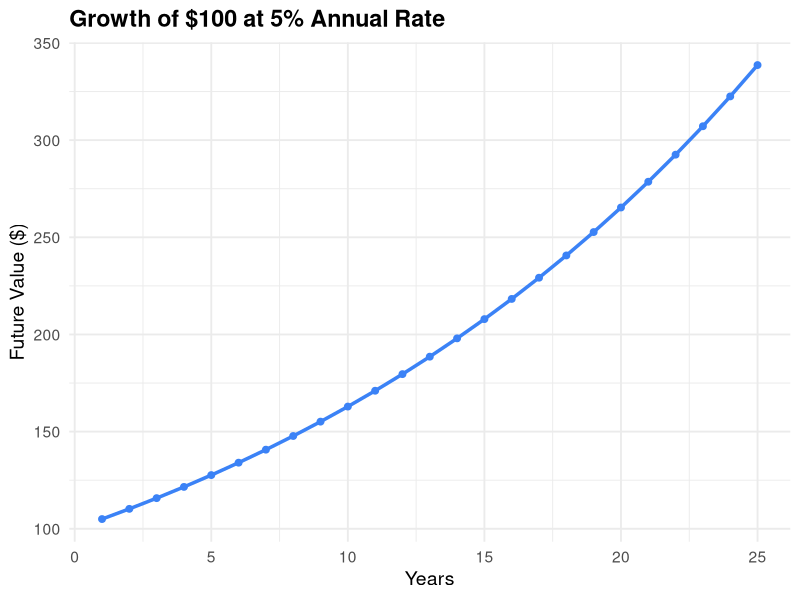
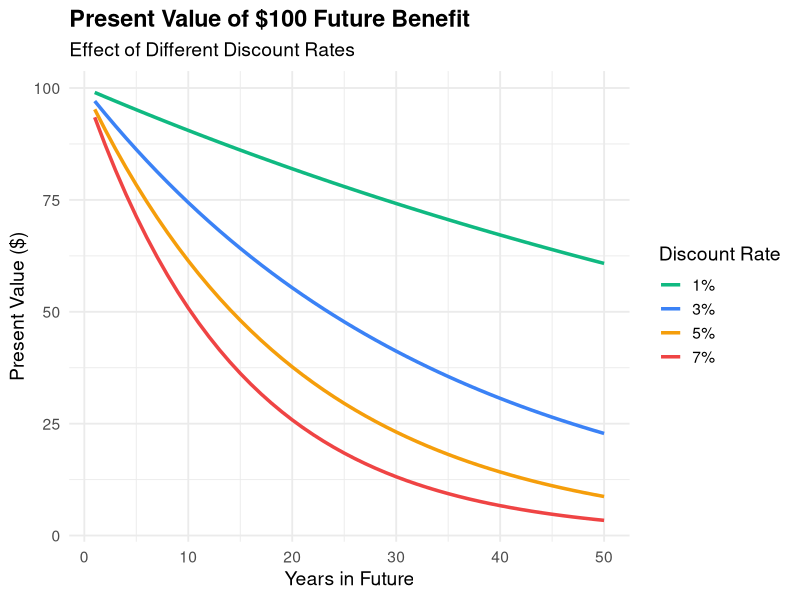
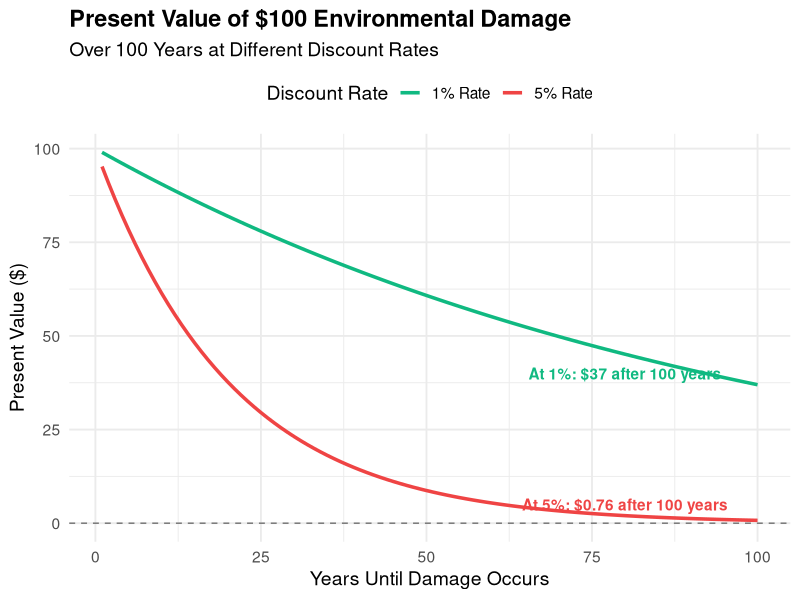
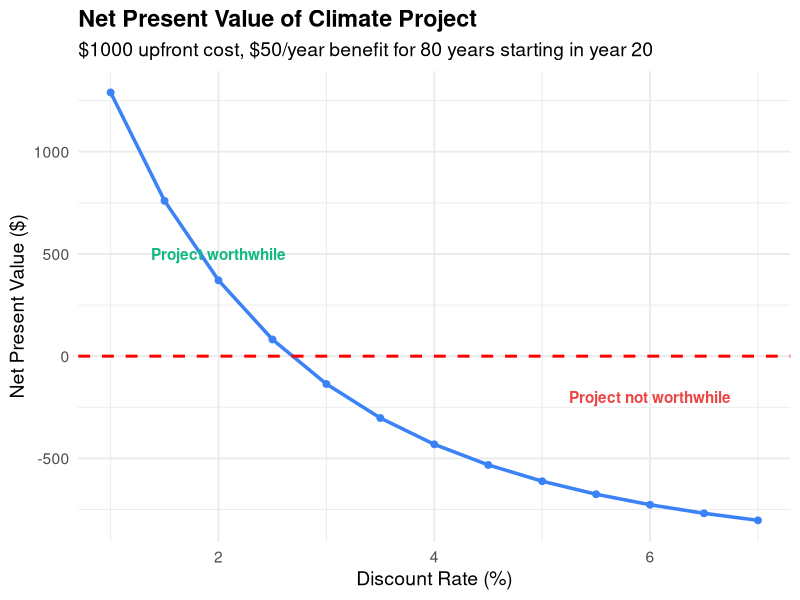
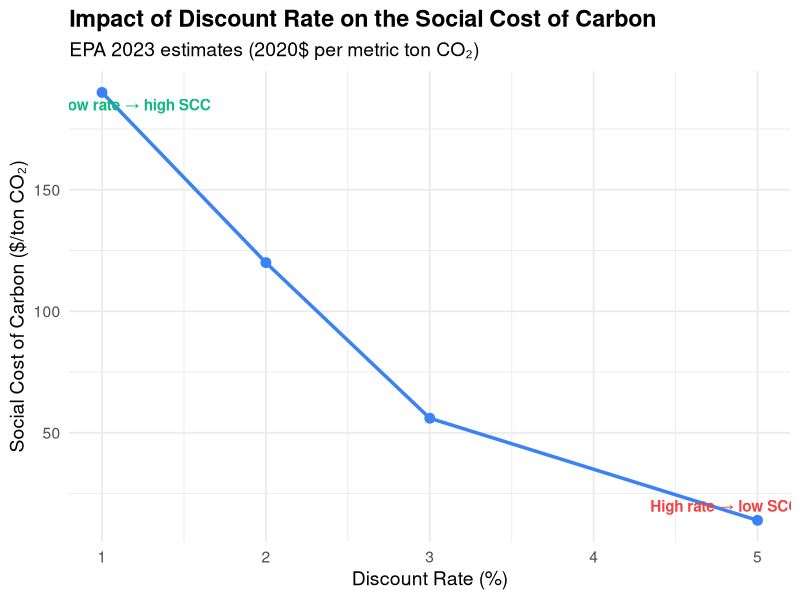
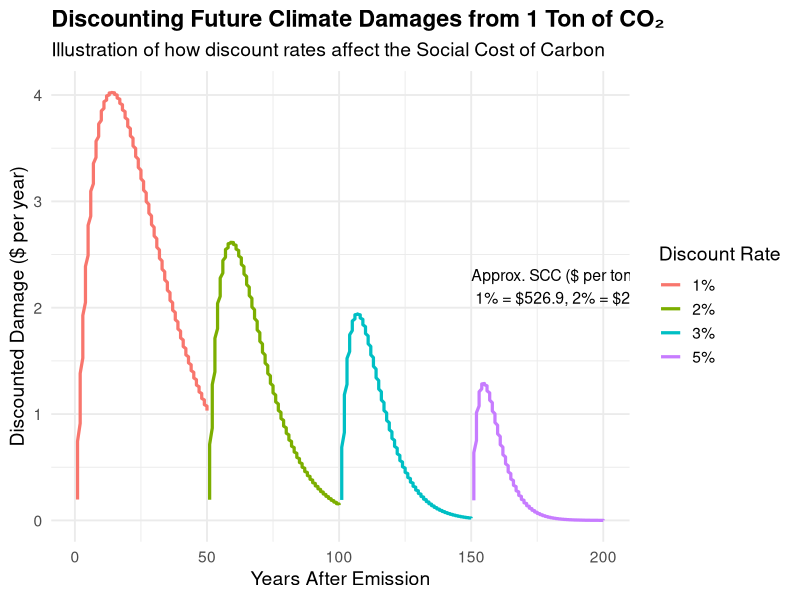
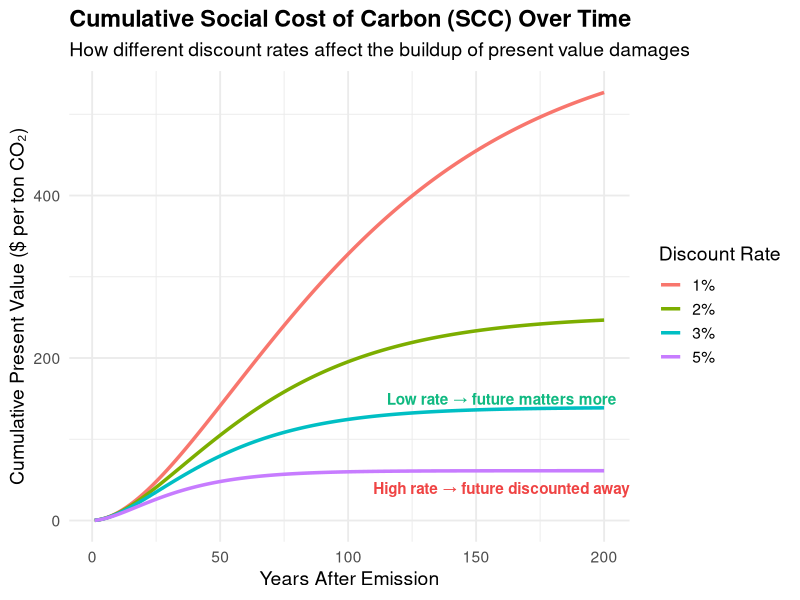

Write the R code that produced these figures, in order.
## ---- chunk 1
knitr::opts_chunk$set(echo = FALSE, warning = FALSE, message = FALSE)
library(ggplot2)
library(dplyr)
## ---- chunk 2
PV = 100
r = 0.05
t = 1:25

data <- data.frame(
  Year = t,
  FV = PV * (1 + r)^t
)

ggplot(data, aes(x = Year, y = FV)) +
  geom_line(color = "#3b82f6", size = 1.2) +
  geom_point(color = "#3b82f6", size = 2) +
  labs(
    title = "Growth of $100 at 5% Annual Rate",
    x = "Years",
    y = "Future Value ($)"
  ) +
  theme_minimal(base_size = 14) +
  theme(plot.title = element_text(face = "bold"))
## ---- chunk 3
FV = 100
t = 1:50
rates <- c(0.01, 0.03, 0.05, 0.07)

data_list <- lapply(rates, function(r) {
  data.frame(
    Year = t,
    PV = FV / (1 + r)^t,
    Rate = paste0(r*100, "%")
  )
})

data <- do.call(rbind, data_list)

ggplot(data, aes(x = Year, y = PV, color = Rate)) +
  geom_line(size = 1.2) +
  scale_color_manual(values = c("#10b981", "#3b82f6", "#f59e0b", "#ef4444")) +
  labs(
    title = "Present Value of $100 Future Benefit",
    subtitle = "Effect of Different Discount Rates",
    x = "Years in Future",
    y = "Present Value ($)",
    color = "Discount Rate"
  ) +
  theme_minimal(base_size = 14) +
  theme(
    plot.title = element_text(face = "bold"),
    legend.position = "right"
  )
## ---- chunk 4
FV = 100
t = 1:100

data <- data.frame(
  Year = t,
  PV_1pct = FV / (1 + 0.01)^t,
  PV_5pct = FV / (1 + 0.05)^t
)

ggplot(data, aes(x = Year)) +
  geom_line(aes(y = PV_1pct, color = "1% Rate"), size = 1.2) +
  geom_line(aes(y = PV_5pct, color = "5% Rate"), size = 1.2) +
  geom_hline(yintercept = 0, linetype = "dashed", alpha = 0.5) +
  scale_color_manual(values = c("1% Rate" = "#10b981", "5% Rate" = "#ef4444")) +
  labs(
    title = "Present Value of $100 Environmental Damage",
    subtitle = "Over 100 Years at Different Discount Rates",
    x = "Years Until Damage Occurs",
    y = "Present Value ($)",
    color = "Discount Rate"
  ) +
  theme_minimal(base_size = 14) +
  theme(
    plot.title = element_text(face = "bold"),
    legend.position = "top"
  ) +
  annotate("text", x = 80, y = 40, label = "At 1%: $37 after 100 years", 
           color = "#10b981", fontface = "bold") +
  annotate("text", x = 80, y = 5, label = "At 5%: $0.76 after 100 years", 
           color = "#ef4444", fontface = "bold")
## ---- chunk 5
# Calculate NPV of climate mitigation project
years <- 0:100
cost <- c(1000, rep(0, 100))  # $1000 upfront cost
benefit <- c(rep(0, 20), rep(50, 81))  # $50/year benefit starting year 20

npv_calc <- function(rate) {
  discount_factors <- 1 / (1 + rate)^years
  sum((benefit - cost) * discount_factors)
}

rates <- seq(0.01, 0.07, by = 0.005)
npvs <- sapply(rates, npv_calc)

data <- data.frame(
  Rate = rates * 100,
  NPV = npvs
)

ggplot(data, aes(x = Rate, y = NPV)) +
  geom_line(size = 1.2, color = "#3b82f6") +
  geom_point(size = 2, color = "#3b82f6") +
  geom_hline(yintercept = 0, linetype = "dashed", color = "red", size = 1) +
  labs(
    title = "Net Present Value of Climate Project",
    subtitle = "$1000 upfront cost, $50/year benefit for 80 years starting in year 20",
    x = "Discount Rate (%)",
    y = "Net Present Value ($)"
  ) +
  theme_minimal(base_size = 14) +
  theme(plot.title = element_text(face = "bold")) +
  annotate("text", x = 2, y = 500, label = "Project worthwhile", 
           color = "#10b981", fontface = "bold") +
  annotate("text", x = 6, y = -200, label = "Project not worthwhile", 
           color = "#ef4444", fontface = "bold")
## ---- chunk 6
rates <- c(0.01, 0.02, 0.03, 0.05)
scc_values <- c(190, 120, 56, 14)
data <- data.frame(Rate = rates * 100, SCC = scc_values)

ggplot(data, aes(x = Rate, y = SCC)) +
  geom_line(size = 1.2, color = "#3b82f6") +
  geom_point(size = 3, color = "#3b82f6") +
  labs(
    title = "Impact of Discount Rate on the Social Cost of Carbon",
    subtitle = "EPA 2023 estimates (2020$ per metric ton CO₂)",
    x = "Discount Rate (%)",
    y = "Social Cost of Carbon ($/ton CO₂)"
  ) +
  theme_minimal(base_size = 14) +
  theme(plot.title = element_text(face = "bold")) +
  annotate("text", x = 1.2, y = 185, label = "Low rate → high SCC", color = "#10b981", fontface = "bold") +
  annotate("text", x = 4.8, y = 20, label = "High rate → low SCC", color = "#ef4444", fontface = "bold")
## ---- chunk 7
# Hypothetical stream of climate damages from 1 ton of CO2 (in $ per year)
# Damages increase over time due to accumulating climate impacts
years <- 1:200
annual_damages <- 0.2 * years * exp(-years / 120)  # stylized damage curve

# Function to calculate SCC (present value of future damages)
calc_scc <- function(rate) {
  discount_factors <- 1 / (1 + rate)^years
  sum(annual_damages * discount_factors)
}

rates <- c(0.01, 0.02, 0.03, 0.05)
scc_values <- sapply(rates, calc_scc)

scc_data <- data.frame(
  Rate = paste0(rates * 100, "%"),
  SCC = round(scc_values, 1)
)

# Plot discounted damages over time
damage_df <- data.frame(
  Year = rep(years, each = length(rates)),
  DiscountedDamage = as.vector(sapply(rates, function(r) annual_damages / (1 + r)^years)),
  Rate = factor(rep(paste0(rates * 100, "%"), each = length(years)))
)

ggplot(damage_df, aes(x = Year, y = DiscountedDamage, color = Rate)) +
  geom_line(size = 1.1) +
  labs(
    title = "Discounting Future Climate Damages from 1 Ton of CO₂",
    subtitle = "Illustration of how discount rates affect the Social Cost of Carbon",
    x = "Years After Emission",
    y = "Discounted Damage ($ per year)",
    color = "Discount Rate"
  ) +
  theme_minimal(base_size = 14) +
  theme(plot.title = element_text(face = "bold")) +
  annotate("text", x = 150, y = 2.2, 
           label = paste("Approx. SCC ($ per ton CO₂):\n",
                         paste0(scc_data$Rate, " = $", scc_data$SCC, collapse = ", ")),
           hjust = 0, color = "black", size = 4)
## ---- chunk 8
# Reuse variables from previous code
rates <- c(0.01, 0.02, 0.03, 0.05)
years <- 1:200
annual_damages <- 0.2 * years * exp(-years / 120)

# Build cumulative discounted damages
cum_data <- do.call(rbind, lapply(rates, function(r) {
  discounted_damages <- annual_damages / (1 + r)^years
  data.frame(
    Year = years,
    CumulativeSCC = cumsum(discounted_damages),
    Rate = paste0(r * 100, "%")
  )
}))

# Plot cumulative present value of damages
ggplot(cum_data, aes(x = Year, y = CumulativeSCC, color = Rate)) +
  geom_line(size = 1.2) +
  labs(
    title = "Cumulative Social Cost of Carbon (SCC) Over Time",
    subtitle = "How different discount rates affect the buildup of present value damages",
    x = "Years After Emission",
    y = "Cumulative Present Value ($ per ton CO₂)",
    color = "Discount Rate"
  ) +
  theme_minimal(base_size = 14) +
  theme(plot.title = element_text(face = "bold")) +
  annotate("text", x = 160, y = 150, label = "Low rate → future matters more", 
           color = "#10b981", fontface = "bold") +
  annotate("text", x = 160, y = 40, label = "High rate → future discounted away", 
           color = "#ef4444", fontface = "bold")
